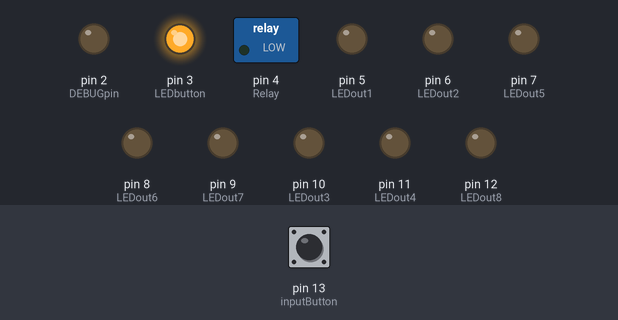
The sketch below on a simulated Arduino Uno, built with avr-gcc and run on an emulated ATmega328P. On the bench: switched loads named in the sketch (green lamp = pin HIGH), output pins drawn as LEDs (lit = HIGH). The inputs (shaded band) are chosen by the test bench; at power-on: pin 13 (inputButton) LOW.

Above: at 3.0 s.
3.1 s: pin 13 (inputButton) pulled HIGH for 0.15 s
At 3.7 s:
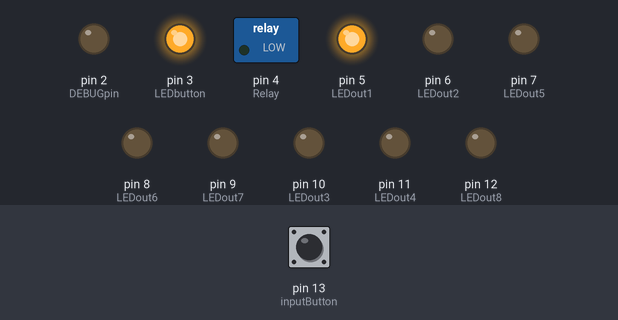
4.7 s: pin 13 (inputButton) pulled HIGH for 1 s
At 6.9 s:
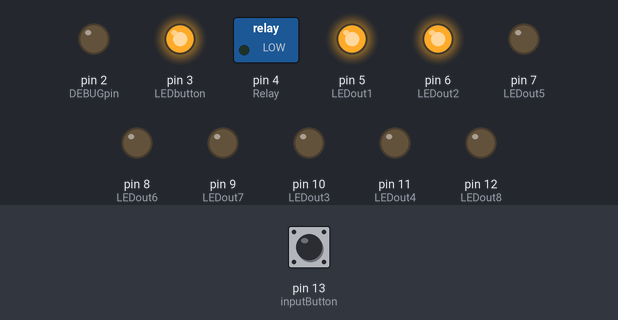
7.2 s: pin 13 (inputButton) pulled HIGH for 0.15 s
At 8.2 s:
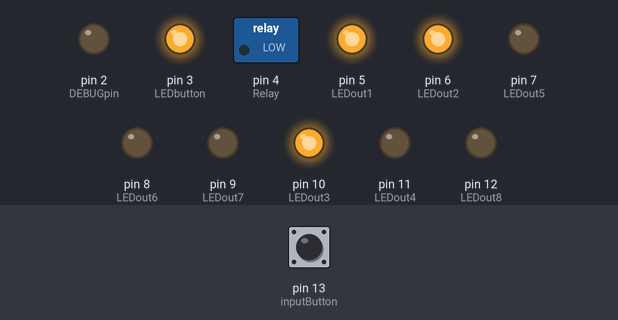
8.8 s: pin 13 (inputButton) pulled HIGH for 3.2 s
At 13.3 s:
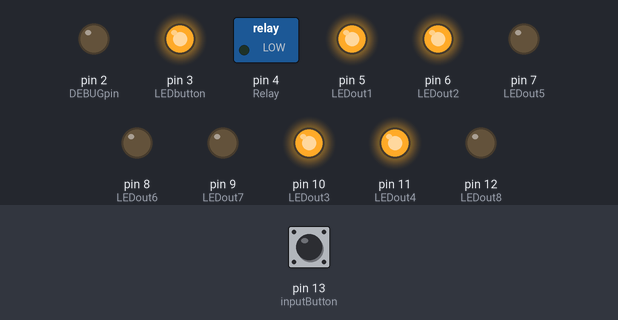
15.0 s: pin 13 (inputButton) pulled HIGH for 0.15 s
At 16.1 s:
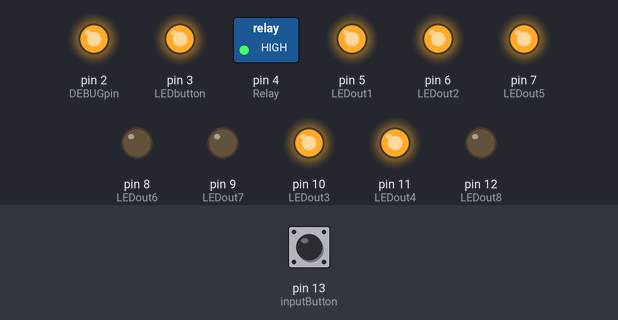
16.6 s: pin 13 (inputButton) pulled HIGH for 1 s
At 19.0 s:
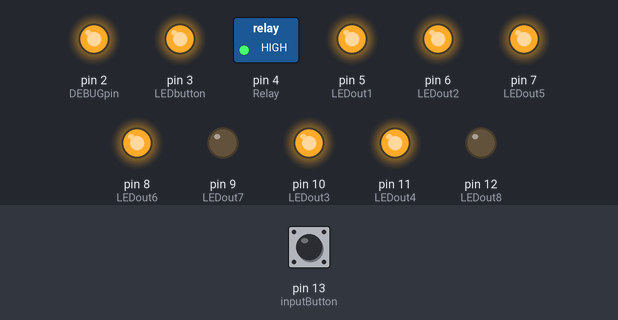
Timing chart, 0 to 20.1 s (numbered marks = the images above; inputs shaded):
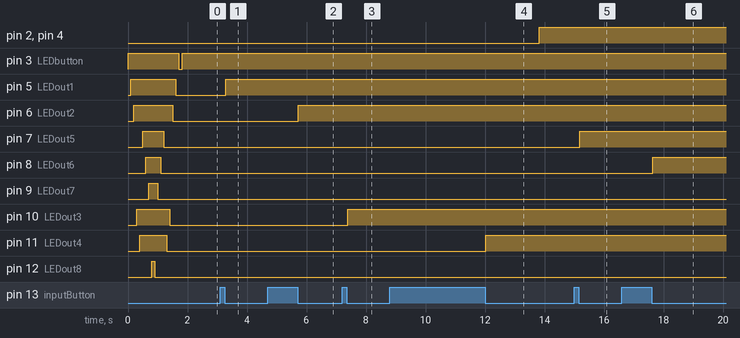

The sketch:

timer.ino
```cpp
//Used inputs:
const int inputButton = 13; // This port is used as input
//Used outputs:
const int Relay     =  4;   // This port is used for Relay
const int LEDout1   =  5;   // This port is used for LED1
const int LEDout2   =  6;   // This port is used for LED2
const int LEDout3   = 10;   // This port is used for LED3
const int LEDout4   = 11;   // This port is used for LED4
const int LEDout5   =  7;   // This port is used for LED5
const int LEDout6   =  8;   // This port is used for LED6
const int LEDout7   =  9;   // This port is used for LED7
const int LEDout8   = 12;   // This port is used for LED8
const int LEDbutton =  3;   // This port is used for LED inside the button
const int DEBUGpin =   2;   // This port is used for check the logic and times with logic analyzer
//Variables
int buttonState = 0;
int switchState = 0;
bool buttonIsPressed  = false;
bool buttonWasReleased = false;
int multiplication = 0;
int countMinutes = 0;
// LOW  = 0
// HIGH = 1

//Used times
const int toggleTime = 100;
const int pressDelayTime = 10;
int delayStartRelay = 0;
int delayStopRelay = 0;
int secToMinutes = 0;
int msToSeconds = 0;


void setOut(int param, bool state){
  switch (param){
    case 0:
      if (state == true){digitalWrite(LEDbutton, HIGH);}
      else{digitalWrite(LEDbutton, LOW);}
      break;
    case 1:
      if (state == true){digitalWrite(LEDout1, HIGH);}
      else{digitalWrite(LEDout1, LOW);}
      break;
    case 2:
      if (state == true){digitalWrite(LEDout2, HIGH);}
      else{digitalWrite(LEDout2, LOW);}
      break;
    case 3:
      if (state == true){digitalWrite(LEDout3, HIGH);}
      else{digitalWrite(LEDout3, LOW);}
      break;
    case 4:
      if (state == true){digitalWrite(LEDout4, HIGH);}
      else{digitalWrite(LEDout4, LOW);}
      break;
    case 5:
      if (state == true){digitalWrite(LEDout5, HIGH);}
      else{digitalWrite(LEDout5, LOW);}
      break;
    case 6:
      if (state == true){digitalWrite(LEDout6, HIGH);}
      else{digitalWrite(LEDout6, LOW);}
      break;
    case 7:
      if (state == true){digitalWrite(LEDout7, HIGH);}
      else{digitalWrite(LEDout7, LOW);}
      break;
    case 8:
      if (state == true){digitalWrite(LEDout8, HIGH);}
      else{digitalWrite(LEDout8, LOW);}
      break;
    case 9:
      if (state == true){digitalWrite(Relay, HIGH);}
      else{digitalWrite(Relay, LOW);}
      break;
    default:
        ;
      break;
  }
}

void initPhase(void){
  for (int x = 0; x < 9; x++){
    setOut(x, true);
    delay(100);
  }
    for (int x = 8; x >= 0; x--){
    setOut(x, false);
    delay(100);
  }
}

void setup() {
  // put your setup code here, to run once:

  pinMode(inputButton, INPUT);
  pinMode(Relay, OUTPUT);
  pinMode(LEDout1, OUTPUT);
  pinMode(LEDout2, OUTPUT);
  pinMode(LEDout3, OUTPUT);
  pinMode(LEDout4, OUTPUT);
  pinMode(LEDout5, OUTPUT);
  pinMode(LEDout6, OUTPUT);
  pinMode(LEDout7, OUTPUT);
  pinMode(LEDout8, OUTPUT);
  pinMode(LEDbutton, OUTPUT);
  pinMode(DEBUGpin, OUTPUT);
  initPhase();
}


void loop() {

//for (secToMinutes = 0; secToMinutes < 4; secToMinutes++)
for (secToMinutes = 0; secToMinutes < 12; secToMinutes++)
{
  for (msToSeconds = 0; msToSeconds < 50; msToSeconds++)
  {
    // this code keep the button state(preesed or released) and
    // increments the switchState
    // START HERE
      buttonState = digitalRead(inputButton);
      if (buttonState == HIGH) {
        digitalWrite(LEDbutton, HIGH);
        buttonIsPressed = true;
      }
      else{
        //digitalWrite(LEDbutton, LOW);
        buttonIsPressed = false;
      }
      delay(pressDelayTime);
      if (buttonIsPressed == true){
        buttonWasReleased = true;
      }

      if ((buttonWasReleased == true) && (buttonState == LOW)){
        switchState+=1;
        buttonWasReleased = false;
        //reset counter and relay after each state change
        countMinutes = 0;
//        setOut(9,false);// Relay disable
      }
    // END HERE
      if (switchState >= 9){
        for (int i = 1; i < 9; i ++){
          setOut(i,false);
        }
        switchState = 0;
      }
      delay(pressDelayTime);

      //Show the current state
      setOut(switchState,true);
      if (switchState == 0){
        setOut(9,false);// Relay disable
      }

  }
  // after this iteration delay is 1 sec
  switch(switchState){
    case 0:
      //secToMinutes = 10;
      countMinutes = 0;
      setOut(9,false);// Relay disable
      break;
    case 1:
      multiplication = 15;
      //setOut(9,false);// Relay disable
      break;
    case 2:
      multiplication = 20;
      //setOut(9,false);// Relay disable
      break;
    case 3:
      multiplication = 25;
      //setOut(9,false);// Relay disable
      break;
    case 4:
      multiplication = 30;
      //setOut(9,false);// Relay disable
      break;
    case 5:
      multiplication = 35;
      //setOut(9,false);// Relay disable
      break;
    case 6:
      multiplication = 40;
      //setOut(9,false);// Relay disable
      break;
    case 7:
      multiplication = 45;
      //setOut(9,false);// Relay disable
      break;
    case 8:
      multiplication = 50;
      //setOut(9,false);// Relay disable
      break;
    default:
      break;
  }

}
// after this iteration delay is 12 seconds

if (countMinutes > (9 * multiplication)){
  countMinutes = 0;
}
if (countMinutes < (5 * multiplication)){
  if (switchState != 0){
    setOut(9,true);// Relay Enable
    digitalWrite(DEBUGpin, HIGH);
  }
}
else {
  setOut(9,false);// Relay disable
  digitalWrite(DEBUGpin, LOW);
}

//      if (countMinutes % 2 == 0){
//        digitalWrite(DEBUGpin, HIGH);
//      }
//      else
//      {
//        digitalWrite(DEBUGpin, LOW);
//      }

countMinutes++;
//int delayStartRelay = 0;
//int delayStopRelay = 0;

}
```

Measured:
- after the input at 3.1 s, pin 5 (LEDout1): LOW → HIGH after 0.18 s
- after the input at 4.7 s, pin 6 (LEDout2): LOW → HIGH after 1.0 s
- after the input at 7.2 s, pin 10 (LEDout3): LOW → HIGH after 0.19 s
- after the input at 8.8 s, pin 11 (LEDout4): LOW → HIGH after 3.2 s
- after the input at 15.0 s, pin 7 (LEDout5): LOW → HIGH after 0.18 s
- after the input at 16.6 s, pin 8 (LEDout6): LOW → HIGH after 1.0 s
